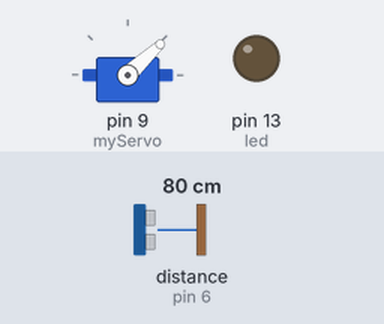
A sketch run on a simulated Arduino Uno, built with avr-gcc and run on an emulated ATmega328P. Parts: servo, output pins drawn as LEDs (lit = HIGH). Wiring (inferred from the names in the program): ultrasonic range finder: trigger pin 7; echo pin 6. Dashed ring = blinking. The test bench sets the inputs (shaded band); at power-on: distance to the obstacle (sensor on pin 6) 80 cm. The echo pulse lasts 58.3 µs per cm; pins used as bus, display or sensor lines are not drawn; what the sketch prints to the serial monitor is not drawn.

Above: at 1.2 s.
1.3 s: distance to the obstacle (sensor on pin 6) set to 24 cm
At 4.2 s:
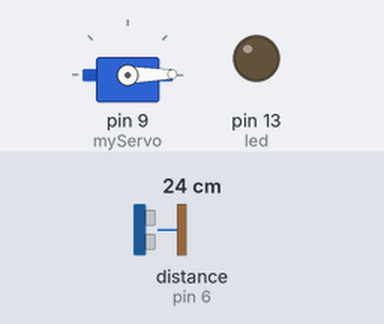
4.3 s: distance to the obstacle (sensor on pin 6) set to 20 cm
At 5.0 s:
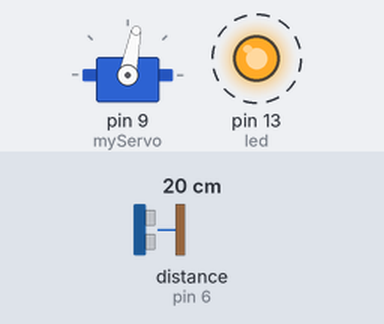
7.3 s: distance to the obstacle (sensor on pin 6) set to 120 cm
Timing chart, 0 to 16.3 s (numbered marks = the images above; inputs shaded):
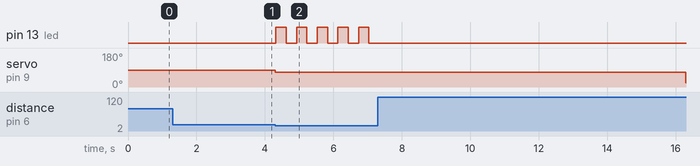

The sketch:

SERVO.ino
```cpp
#include <Servo.h>

Servo myServo;
const int trigPin = 7;  // HC-SR04 Trig pin
const int echoPin = 6;  // HC-SR04 Echo pin
const int led = 13;     // LED pin

long distance;
long duration;
bool objectDetected = false;  // Flag for object detection

unsigned long previousMillis = 0; // LED blink timing
const int ledBlinkInterval = 300; // LED blink time

void setup() {
  Serial.begin(9600);
  myServo.attach(9);
  pinMode(trigPin, OUTPUT);
  pinMode(echoPin, INPUT);
  pinMode(led, OUTPUT);
}

// Function to get distance from HC-SR04
float getDistance() {
  digitalWrite(trigPin, LOW);
  delayMicroseconds(2);
  digitalWrite(trigPin, HIGH);
  delayMicroseconds(10);
  digitalWrite(trigPin, LOW);
  duration = pulseIn(echoPin, HIGH);
  return duration * 0.034 / 2; // Convert to cm
}

// Function to move servo continuously
void rotate() {
  static int pos = 0;
  static bool movingRight = true;

  if (movingRight) {
    pos++;
    if (pos >= 90) movingRight = false;
  } else {
    pos--;
    if (pos <= 0) movingRight = true;
  }

  myServo.write(pos);
  //delay(20); // Smooth motion
}

void loop() {
  distance = getDistance();
  Serial.println(distance);

  if (distance > 0 && distance <= 20) {
    if (myServo.attached()) {
      myServo.detach();
      Serial.println("Servo detached");
    }

    // Non-blocking LED blinking
    unsigned long currentMillis = millis();
    if (currentMillis - previousMillis >= ledBlinkInterval) {
      previousMillis = currentMillis;
      digitalWrite(led, !digitalRead(led)); // Toggle LED
    }

  } else {
    if (!myServo.attached()) {
      myServo.attach(9);
      Serial.println("Servo reattached");
    }

    digitalWrite(led, LOW); // Turn off LED when no object
    rotate(); // Move servo smoothly
  }
}
```

Measured:
- the behaviour switches between 22 and 21 cm on distance to the obstacle (sensor on pin 6) (found by bisection; images 1 and 2)
- after the input at 1.3 s, servo on pin 9 (myServo): stays 90° (without the input it goes to 80° after 3.0 s)
- after the input at 4.3 s, pin 13 (led): alternates HIGH for 0.30 s and LOW for 0.30 s, starting at once; servo on pin 9 (myServo): 90° → 79° after 0.00 s instead of 3.0 s
- after the input at 7.3 s, pin 13 (led): stops changing and stays LOW; servo on pin 9 (myServo): 79° → 22° after 9.0 s
